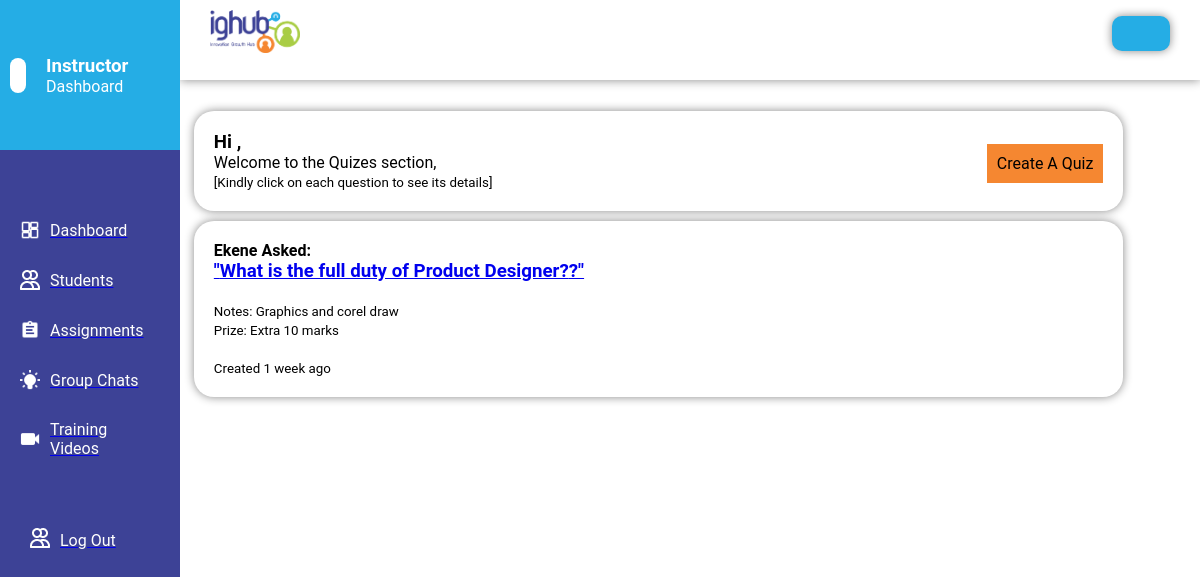
/staff/tutorquiz/, run on the app's committed database.
### tutorsapp/models.py (models this page shows, shortened)
class Quiz(models.Model):
    user = models.ForeignKey(User, on_delete=models.SET_NULL, null=True)
    quiz = models.CharField(max_length=2000, blank=True, null=True)
    prize = models.CharField(max_length=150, blank=True, null=True)
    notes = models.TextField(blank=True, null=True, max_length=2000)
    created_at = models.DateTimeField(auto_now_add=True)
    edited_at = models.DateTimeField(auto_now=True)
    class Meta:
        ordering = ['-edited_at', '-created_at']

### tutorsapp/views.py (the view)
# urls.py: path("tutorquiz/", views.Tutorquiz, name="Tutorquiz"),
def Tutorquiz(request):
    quizproper = Quiz.objects.all()
    context = {'quizproper':quizproper}
    return render(request, 'tutorsapp/tutorquiz.html', context)

### tutorsapp/templates/tutorsapp/tutorquiz.html (shortened to what this page needs)
{% extends 'generalsection.html' %} {% block content %} {% load static %}
<!DOCTYPE html>
<html lang="en">
	<head>
		<link rel="stylesheet" href="{% static 'styles/tutorquiz.css' %}" />
	</head>
	<body>
		<main>
            <div class="innermain">
                <div class="welcomequiz">
                   <div>
                        <p> <h3>Hi {{ user.username }},</h3> Welcome to the Quizes section,</p>
                        <small>[Kindly click on each question to see its details]</small>
                   </div>
                   <div>
                        <a href={% url 'Createquiz' %}><button>Create A Quiz</button></a>
                   </div>
                </div>
                {% for quizproper in quizproper %}
                <div class="quizproper">
                    <h4>{{ quizproper.user}} Asked:</h4>
                    <a href="/staff/tutorquizdetails/{{ quizproper.id }}/"
                        ><h3>"{{ quizproper.quiz}}?"</h3></a><br/>
                    <small>Notes: {{ quizproper.notes }}</small><br />
                    <small>Prize: {{ quizproper.prize }}</small><br /><br />
                    <small>Created {{ quizproper.created_at | timesince }} ago</small>
                </div>
                <br />
                <br />
                <br />
                {% endfor %}
            </div>
		</main>
	</body>
</html>
{% endblock %}

### static/styles/admindashboard.css (style rules this page uses)
* { margin: 0; padding: 0; box-sizing: border-box; font-family: roboto, tahoma; }
button { padding: 10px; font-size: 1rem; text-decoration: none; background-color: #F58731; border: 0px; margin-top: 5px; cursor: pointer; }

### static/styles/tutorquiz.css (style rules this page uses)
* { box-sizing: border-box; margin: 0; padding: 0; font-family: roboto, tahoma; }
main { margin-left: 4%; padding: 10px; }
.innermain { margin-top: 8%; padding: 10px; width: 95%; padding-left: 12%; }
.welcomequiz { margin-bottom: 10px; background-color: white; box-shadow: 0px 0px 10px #888888; padding: 20px; border-radius: 20px; width: 100%; display: flex; align-items: center; color: black; justify-content: space-between; }
.welcomequiz p { color: black; }
.quizproper { margin-bottom: -50px; background-color: white; box-shadow: 0px 0px 10px #888888; padding: 20px; border-radius: 20px; }

### data on the page
Quiz: user "Ekene", quiz "What is the full duty of Product Designer?", notes "Graphics and corel draw", prize "Extra 10 marks", created_at "1 week"
